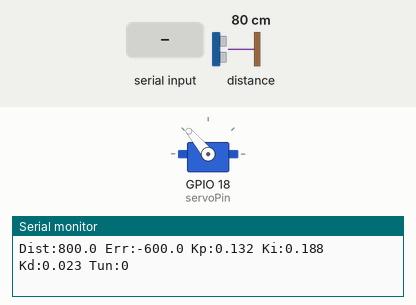
This sketch was run on a simulated ESP32. Shown: servo, the last lines printed to the serial monitor. The inputs (shaded band) are chosen by the test bench; at power-on: distance to the obstacle 80 cm.

Above: at 1.2 s.
1.3 s: distance to the obstacle set to 2 cm
At 4.28 s:
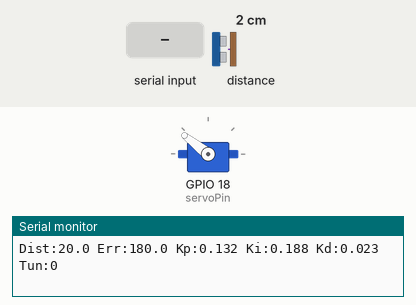
4.3 s: "TUNE ON\n" received over Serial
5.8 s: "TUNE OFF\n" received over Serial
At 7.3 s:
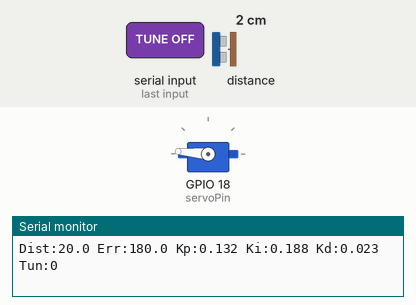
8.8 s: distance to the obstacle set to 35 cm
At 10.19 s:
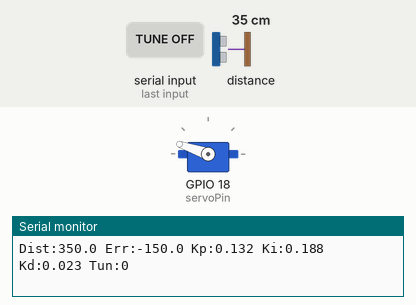
11.8 s: distance to the obstacle set to 4 cm
At 13.0 s:
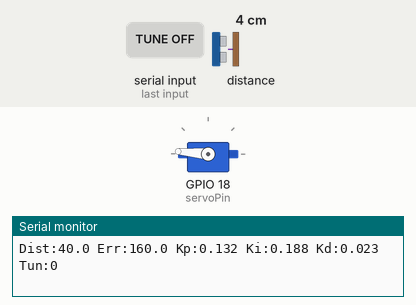
14.8 s: distance to the obstacle set to 120 cm
At 16.2 s:
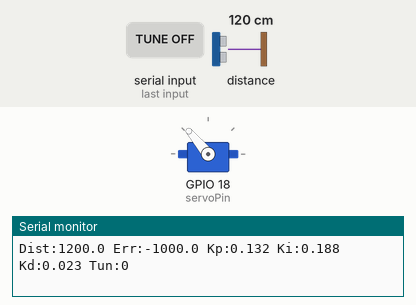
Timing chart, 0 to 17.3 s (numbered marks = the images above; inputs shaded):
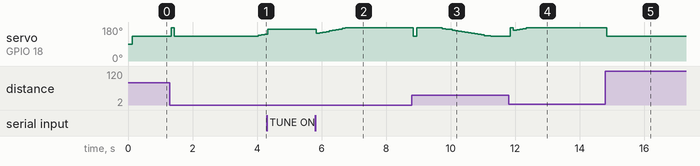

The sketch:

PID_Ziegler-Nichols.ino
```cpp
#include <Arduino.h>
#include <Wire.h>
#include <ESP32Servo.h>
#include <Adafruit_VL53L0X.h>
#include <math.h>

// --- Configuración ---
const int servoPin = 18;
Servo myServo;
const int minPulse = 500, maxPulse = 2500;
const float servoMin = 130, servoMax = 175, midAngle = (servoMin+servoMax)/2;
Adafruit_VL53L0X lox;

// PID y autotune
float Kp=0.132, Ki=0.188, Kd=0.023;
float setpoint=200;
bool tuning=false;

// Deadband de error
float errMin=-5, errMax=5;

// Relay autotune vars
int relayCycles=10, switchCnt=0;
unsigned long lastSwitch, lastPid;
float relayAmp=15, maxE=-1e6, minE=1e6;
const unsigned long pidInterval=100;

void setup(){
  Serial.begin(115200);
  Wire.begin(21,22);
  lox.begin();
  myServo.setPeriodHertz(50);
  myServo.attach(servoPin,minPulse,maxPulse);
  lastSwitch=millis(); lastPid=millis();
  Serial.println("System listo. Comandos: KP,KI,KD,SET,TUNE ON/OFF,ERROR min max");
}

void loop(){
  if(millis()-lastPid<pidInterval) return;
  lastPid=millis();
  handleSerial();

  float dist=readDist(), error=setpoint-dist;
  maxE=max(maxE,error); minE=min(minE,error);

  if(tuning){
    // Relay autotune
    float angle=(switchCnt%2?midAngle-relayAmp:midAngle+relayAmp);
    writeServo(angle);
    if((error>=0&&switchCnt%2)||(error<0&&!(switchCnt%2))){
      unsigned long dt=millis()-lastSwitch; lastSwitch=millis(); switchCnt++;
      if(switchCnt>=relayCycles*2){ computePID(dt); tuning=false; }
    }
  } else {
    // PID control con deadband
    static float integral=0, prevE=0;
    float output=0;
    if(error<errMin||error>errMax){
      integral+=error*(pidInterval/1000.0);
      float deriv=(error-prevE)/(pidInterval/1000.0);
      output=Kp*error+Ki*integral+Kd*deriv;
      prevE=error;
    }
    writeServo(constrain(midAngle+output,servoMin,servoMax));
  }

  Serial.printf("Dist:%.1f Err:%.1f Kp:%.3f Ki:%.3f Kd:%.3f Tun:%d\n",
                dist,error,Kp,Ki,Kd,tuning);
}

void handleSerial(){
  while(Serial.available()){
    String c=Serial.readStringUntil('\n'); c.trim();
    if(c.startsWith("KP ")) Kp=c.substring(3).toFloat();
    else if(c.startsWith("KI ")) Ki=c.substring(3).toFloat();
    else if(c.startsWith("KD ")) Kd=c.substring(3).toFloat();
    else if(c.startsWith("SET ")) setpoint=c.substring(4).toFloat();
    else if(c.equalsIgnoreCase("TUNE ON")) tuning=true;
    else if(c.equalsIgnoreCase("TUNE OFF")) tuning=false;
    else if(c.startsWith("ERROR ")){
      float a, b; sscanf(c.c_str(),"ERROR %f %f",&a,&b);
      errMin=a; errMax=b;
    }
    Serial.printf("KP=%.3f KI=%.3f KD=%.3f SET=%.1f TUNE=%d ERR=[%.1f,%.1f]\n",
                  Kp,Ki,Kd,setpoint,tuning,errMin,errMax);
  }
}

float readDist(){ VL53L0X_RangingMeasurementData_t m; lox.rangingTest(&m,false);
  return m.RangeStatus!=4?m.RangeMilliMeter:setpoint; }

void writeServo(float ang){
  int pw=minPulse+(ang/180)*(maxPulse-minPulse);
  myServo.writeMicroseconds(pw);
}

void computePID(unsigned long dt){
  float Pu=(dt*2)/1000.0;
  float a=(maxE-minE)/2;
  float Ku=4*relayAmp/(PI*a);
  Kp=0.6*Ku; Ki=1.2*Ku/Pu; Kd=0.075*Ku*Pu;
}
```

Measured:
- after the input at 1.3 s, servo on GPIO 18 (servoPin): 130° → 175° at once, → 130° 0.10 s later, → 132° 2.5 s later, → 136° 0.10 s later, … (6 changes in this stretch)
- after the input at 5.8 s, servo on GPIO 18 (servoPin): 167° → 146° at once, → 149° 0.10 s later, → 153° 0.10 s later, → 156° 0.10 s later, … (10 changes in this stretch)
- after the input at 8.8 s, servo on GPIO 18 (servoPin): 175° → 130° at once, → 175° 0.10 s later, → 172° 0.80 s later, → 169° 0.10 s later, … (18 changes in this stretch)
- after the input at 11.8 s, servo on GPIO 18 (servoPin): 130° → 175° after 0.05 s, → 163° 0.10 s later, → 166° 0.10 s later, → 169° 0.10 s later, … (6 changes in this stretch)
- after the input at 14.8 s, servo on GPIO 18 (servoPin): 175° → 130° after 0.05 s
